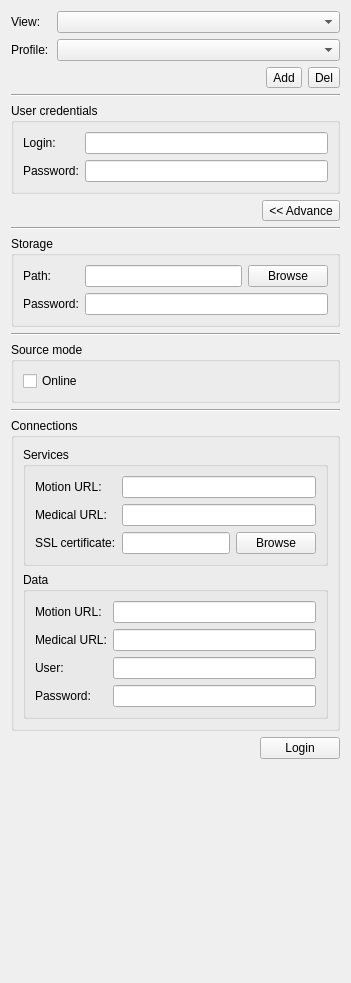
     <widget class="QWidget" name="loginTab">
      <attribute name="title">
       <string>Login</string>
      </attribute>
      <layout class="QVBoxLayout" name="verticalLayout_3">
       <item>
        <layout class="QFormLayout" name="formLayout_3">
         <item row="0" column="0">
          <widget class="QLabel" name="viewLabel">
           <property name="text">
            <string>View:</string>
           </property>
          </widget>
         </item>
         <item row="0" column="1">
          <widget class="QComboBox" name="viewComboBox"/>
         </item>
         <item row="1" column="0">
          <widget class="QLabel" name="profileLabel">
           <property name="text">
            <string>Profile:</string>
           </property>
          </widget>
         </item>
         <item row="1" column="1">
          <widget class="QComboBox" name="profileComboBox"/>
         </item>
         <item row="2" column="0">
          <spacer name="horizontalSpacer_8">
           <property name="orientation">
            <enum>Qt::Horizontal</enum>
           </property>
           <property name="sizeHint" stdset="0">
            <size>
             <width>40</width>
             <height>20</height>
            </size>
           </property>
          </spacer>
         </item>
         <item row="2" column="1">
          <layout class="QHBoxLayout" name="horizontalLayout_3">
           <item>
            <spacer name="horizontalSpacer_10">
             <property name="orientation">
              <enum>Qt::Horizontal</enum>
             </property>
             <property name="sizeHint" stdset="0">
              <size>
               <width>40</width>
               <height>20</height>
              </size>
             </property>
            </spacer>
           </item>
           <item>
            <layout class="QHBoxLayout" name="horizontalLayout_8">
             <item>
              <widget class="QToolButton" name="addProfileToolButton">
               <property name="text">
                <string>Add</string>
               </property>
              </widget>
             </item>
             <item>
              <widget class="QToolButton" name="removeProfileToolButton">
               <property name="text">
                <string>Del</string>
               </property>
              </widget>
             </item>
            </layout>
           </item>
          </layout>
         </item>
        </layout>
       </item>
       <item>
        <widget class="Line" name="line">
         <property name="sizePolicy">
          <sizepolicy hsizetype="Expanding" vsizetype="Fixed">
           <horstretch>0</horstretch>
           <verstretch>0</verstretch>
          </sizepolicy>
         </property>
         <property name="orientation">
          <enum>Qt::Horizontal</enum>
         </property>
        </widget>
       </item>
       <item>
        <widget class="QGroupBox" name="loginUserCredentialsGroupBox">
         <property name="title">
          <string>User credentials</string>
         </property>
         <layout class="QFormLayout" name="formLayout">
          <item row="0" column="0">
           <widget class="QLabel" name="loginLabel">
            <property name="text">
             <string>Login:</string>
            </property>
           </widget>
          </item>
          <item row="0" column="1">
           <widget class="QLineEdit" name="loginLineEdit"/>
          </item>
          <item row="1" column="0">
           <widget class="QLabel" name="passwordLabel">
            <property name="text">
             <string>Password:</string>
            </property>
           </widget>
          </item>
          <item row="1" column="1">
           <widget class="QLineEdit" name="passwordLineEdit">
            <property name="echoMode">
             <enum>QLineEdit::Password</enum>
            </property>
           </widget>
          </item>
         </layout>
        </widget>
       </item>
       <item>
        <layout class="QHBoxLayout" name="horizontalLayout_2">
         <item>
          <spacer name="horizontalSpacer">
           <property name="orientation">
            <enum>Qt::Horizontal</enum>
           </property>
           <property name="sizeHint" stdset="0">
            <size>
             <width>40</width>
             <height>20</height>
            </size>
           </property>
          </spacer>
         </item>
         <item>
          <widget class="QToolButton" name="advanceToolButton">
           <property name="text">
            <string>&lt;&lt; Advance</string>
           </property>
           <property name="checkable">
            <bool>true</bool>
           </property>
           <property name="checked">
            <bool>false</bool>
           </property>
          </widget>
         </item>
        </layout>
       </item>
       <item>
        <widget class="Line" name="line_16">
         <property name="sizePolicy">
          <sizepolicy hsizetype="Expanding" vsizetype="Fixed">
           <horstretch>0</horstretch>
           <verstretch>0</verstretch>
          </sizepolicy>
         </property>
         <property name="orientation">
          <enum>Qt::Horizontal</enum>
         </property>
        </widget>
       </item>
       <item>
        <widget class="QGroupBox" name="loginStorageGroupBox">
         <property name="title">
          <string>Storage</string>
         </property>
         <layout class="QFormLayout" name="formLayout_2">
          <item row="0" column="0">
           <widget class="QLabel" name="storagePathLabel">
            <property name="text">
             <string>Path:</string>
            </property>
           </widget>
          </item>
          <item row="0" column="1">
           <layout class="QHBoxLayout" name="horizontalLayout">
            <item>
             <widget class="QLineEdit" name="storagePathLineEdit"/>
            </item>
            <item>
             <widget class="QPushButton" name="browseStorageFilePushButton">
              <property name="text">
               <string>Browse</string>
              </property>
             </widget>
            </item>
           </layout>
          </item>
          <item row="1" column="0">
           <widget class="QLabel" name="storagePasswordLabel">
            <property name="text">
             <string>Password:</string>
            </property>
           </widget>
          </item>
          <item row="1" column="1">
           <widget class="QLineEdit" name="storagePasswordLineEdit">
            <property name="echoMode">
             <enum>QLineEdit::Password</enum>
            </property>
           </widget>
          </item>
         </layout>
        </widget>
       </item>
       <item>
        <widget class="Line" name="line_17">
         <property name="sizePolicy">
          <sizepolicy hsizetype="Expanding" vsizetype="Fixed">
           <horstretch>0</horstretch>
           <verstretch>0</verstretch>
          </sizepolicy>
         </property>
         <property name="orientation">
          <enum>Qt::Horizontal</enum>
         </property>
        </widget>
       </item>
       <item>
        <widget class="QGroupBox" name="loginSourceModeGroupBox">
         <property name="title">
          <string>Source mode</string>
         </property>
         <layout class="QHBoxLayout" name="horizontalLayout_4">
          <item>
           <widget class="QCheckBox" name="onlineModeCheckBox">
            <property name="text">
             <string>Online</string>
            </property>
           </widget>
          </item>
          <item>
           <spacer name="horizontalSpacer_4">
            <property name="orientation">
             <enum>Qt::Horizontal</enum>
            </property>
            <property name="sizeHint" stdset="0">
             <size>
              <width>40</width>
              <height>20</height>
             </size>
            </property>
           </spacer>
          </item>
         </layout>
        </widget>
       </item>
       <item>
        <widget class="Line" name="line_18">
         <property name="sizePolicy">
          <sizepolicy hsizetype="Expanding" vsizetype="Fixed">
           <horstretch>0</horstretch>
           <verstretch>0</verstretch>
          </sizepolicy>
         </property>
         <property name="orientation">
          <enum>Qt::Horizontal</enum>
         </property>
        </widget>
       </item>
       <item>
        <widget class="QGroupBox" name="loginConnectionsGroupBox">
         <property name="title">
          <string>Connections</string>
         </property>
         <layout class="QVBoxLayout" name="verticalLayout_2">
          <item>
           <widget class="QGroupBox" name="loginServicesGroupBox">
            <property name="title">
             <string>Services</string>
            </property>
            <layout class="QFormLayout" name="formLayout_20">
             <item row="0" column="0">
              <widget class="QLabel" name="motionServiceURLLabel">
               <property name="text">
                <string>Motion URL:</string>
               </property>
              </widget>
             </item>
             <item row="0" column="1">
              <widget class="QLineEdit" name="motionServiceURLLineEdit"/>
             </item>
             <item row="1" column="0">
              <widget class="QLabel" name="medicalServiceURLLabel">
               <property name="text">
                <string>Medical URL:</string>
               </property>
              </widget>
             </item>
             <item row="1" column="1">
              <widget class="QLineEdit" name="medicaServicelURLLineEdit"/>
             </item>
             <item row="2" column="0">
              <widget class="QLabel" name="servicesCertificatPathLabel">
               <property name="text">
                <string>SSL certificate:</string>
               </property>
              </widget>
             </item>
             <item row="2" column="1">
              <layout class="QHBoxLayout" name="horizontalLayout_7">
               <item>
                <widget class="QLineEdit" name="servicesCertificatePathLineEdit"/>
               </item>
               <item>
                <widget class="QPushButton" name="browseServicesCertificatePathPushButton">
                 <property name="text">
                  <string>Browse</string>
                 </property>
                </widget>
               </item>
              </layout>
             </item>
            </layout>
           </widget>
          </item>
          <item>
           <widget class="QGroupBox" name="loginDataGroupBox">
            <property name="title">
             <string>Data</string>
            </property>
            <layout class="QFormLayout" name="formLayout_4">
             <item row="0" column="0">
              <widget class="QLabel" name="motionDataURLLabel">
               <property name="text">
                <string>Motion URL:</string>
               </property>
              </widget>
             </item>
             <item row="0" column="1">
              <widget class="QLineEdit" name="motionDataURLLineEdit">
               <property name="text">
                <string/>
               </property>
              </widget>
             </item>
             <item row="1" column="0">
              <widget class="QLabel" name="medicalDataURLLabel">
               <property name="text">
                <string>Medical URL:</string>
               </property>
              </widget>
             </item>
             <item row="1" column="1">
              <widget class="QLineEdit" name="medicalDataURLLineEdit">
               <property name="text">
                <string/>
               </property>
              </widget>
             </item>
             <item row="2" column="0">
              <widget class="QLabel" name="motionDataUserLabel">
               <property name="text">
                <string>User:</string>
               </property>
              </widget>
             </item>
             <item row="2" column="1">
              <widget class="QLineEdit" name="dataUserLineEdit"/>
             </item>
             <item row="3" column="0">
              <widget class="QLabel" name="motionDataPasswordLabel">
               <property name="text">
                <string>Password:</string>
               </property>
              </widget>
             </item>
             <item row="3" column="1">
              <widget class="QLineEdit" name="dataPasswordLineEdit">
               <property name="echoMode">
                <enum>QLineEdit::Password</enum>
               </property>
              </widget>
             </item>
            </layout>
           </widget>
          </item>
         </layout>
        </widget>
       </item>
       <item>
        <layout class="QHBoxLayout" name="horizontalLayout_9">
         <item>
          <spacer name="horizontalSpacer_3">
           <property name="orientation">
            <enum>Qt::Horizontal</enum>
           </property>
           <property name="sizeHint" stdset="0">
            <size>
             <width>40</width>
             <height>20</height>
            </size>
           </property>
          </spacer>
         </item>
         <item>
          <widget class="QPushButton" name="loginPushButton">
           <property name="text">
            <string>Login</string>
           </property>
          </widget>
         </item>
        </layout>
       </item>
       <item>
        <spacer name="verticalSpacer">
         <property name="orientation">
          <enum>Qt::Vertical</enum>
         </property>
         <property name="sizeHint" stdset="0">
          <size>
           <width>20</width>
           <height>213</height>
          </size>
         </property>
        </spacer>
       </item>
      </layout>
     </widget>
